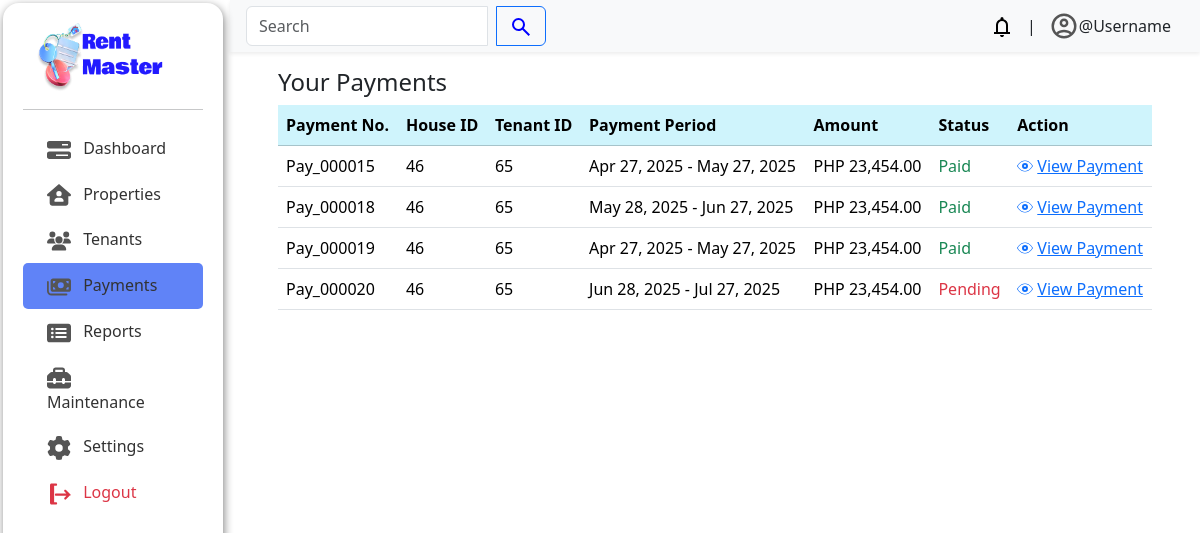
Page /admin/index.php?page=payments/index on the committed database.
### tables this page shows
CREATE TABLE `payments` (
  `payment_id` int(11) NOT NULL,
  `tenant_id` int(11) NOT NULL,
  `payment_start_date` date NOT NULL,
  `payment_end_date` date NOT NULL,
  `payment_status` enum('Paid','Pending','Overdue') NOT NULL DEFAULT 'Pending',
  `payment_date` date DEFAULT NULL,
  `payment_method` enum('GCash','Maya','Coins.ph','Bank Transfer','Credit/Debit Card') DEFAULT NULL
);

CREATE TABLE `tenants` (
  `tenant_id` int(11) NOT NULL,
  `user_id` int(11) NOT NULL,
  `property_id` int(11) NOT NULL,
  `tenant_status` enum('pending','active','terminated') NOT NULL DEFAULT 'pending',
  `tenant_date_created` date NOT NULL DEFAULT current_timestamp(),
  `tenant_terminated_at` date DEFAULT NULL
);

CREATE TABLE `properties` (
  `property_id` int(11) NOT NULL,
  `property_name` varchar(100) NOT NULL,
  `property_location` varchar(200) NOT NULL,
  `property_date_created` date NOT NULL,
  `property_description` varchar(1000) NOT NULL,
  `property_status` enum('available','unavailable') NOT NULL DEFAULT 'available',
  `property_rental_price` decimal(10,0) NOT NULL
);

### admin/payments/index.php (the view, shortened to what this page needs)
<?php
require_once '../database/config.php';
$sql = "SELECT p.payment_id, p.tenant_id, t.property_id, pr.property_rental_price, p.payment_start_date, p.payment_end_date, p.payment_status
        FROM payments p
        INNER JOIN tenants t ON p.tenant_id = t.tenant_id
        INNER JOIN properties pr ON t.property_id = pr.property_id
        ORDER BY p.payment_id ASC";
$result = $conn->query($sql);
?>
<div class="container px-lg-5">
    <header class=" d-flex justify-content-between mt-3">
        <h4 class=" fw-medium">Your Payments</h4>
    </header>
    <?php if ($result->num_rows > 0): ?>
    <div class="table-responsive">
        <table class="table">
            <thead class=" table-info ">
                <tr>
                    <th>Payment No.</th>
                    <th>House ID</th>
                    <th>Tenant ID</th>
                    <th colspan="2">Payment Period</th>
                    <th>Amount</th>
                    <th>Status</th>
                    <th>Action</th>
                </tr>
            </thead>
            <tbody>
                    <?php while($row = $result->fetch_assoc()): ?>
                        <tr>
                            <td><?php echo 'Pay_' . str_pad($row['payment_id'], 6, '0', STR_PAD_LEFT); ?></td>
                            <td><?php echo htmlspecialchars($row['property_id']); ?></td>
                            <td><?php echo htmlspecialchars($row['tenant_id']); ?></td>
                            <td colspan="2">
                                <?php
                                    echo date('M d, Y', strtotime($row['payment_start_date'])) . " - " . date('M d, Y', strtotime($row['payment_end_date']));
                                ?>
                            </td>
                            <td>PHP <?php echo number_format($row['property_rental_price'], 2); ?></td>
                            <td class="<?php echo ($row['payment_status'] == 'Paid') ? 'text-success' : 'text-danger'; ?> fw-medium">
                                <?php echo htmlspecialchars($row['payment_status']); ?>
                            </td>
                            <td>
                                <a href="?page=payments/paid&payment_id=<?php echo htmlspecialchars($row['payment_id']); ?>" class="d-flex align-items-center gap-1">
                                    View Payment
                                </a>
                            </td>
                        </tr>
                    <?php endwhile; ?>
            </tbody>
        </table>
    </div>
    <?php else: ?>
        <div class='text-center text-bg-warning'>No record found</div>
    <?php endif; ?>
</div>

### admin/css/style.css (style rules this page uses)
body { display: flex; }
*, *::before, *::after { box-sizing: border-box; }
:root { --main-bg: #FAFAFA; --sub-bg: #C7EEFF; --accent: #2938ff; --fc1: #1D242B; --p: #323232; --fw1: 700; --fw2: 400; }
body { background-color: var(--main-bg); }

### rows in the picture
payments: payment_id "000015", tenant.property_id "46", tenant "65", payment_start_date "Apr 27, 2025", payment_end_date "May 27, 2025", properties.property_rental_price "23,454.00", payment_status "Paid"
payments: payment_id "000018", tenant.property_id "46", tenant "65", payment_start_date "May 28, 2025", payment_end_date "Jun 27, 2025", properties.property_rental_price "23,454.00", payment_status "Paid"
payments: payment_id "000019", tenant.property_id "46", tenant "65", payment_start_date "Apr 27, 2025", payment_end_date "May 27, 2025", properties.property_rental_price "23,454.00", payment_status "Paid"
payments: payment_id "000020", tenant.property_id "46", tenant "65", payment_start_date "Jun 28, 2025", payment_end_date "Jul 27, 2025", properties.property_rental_price "23,454.00", payment_status "Pending"
